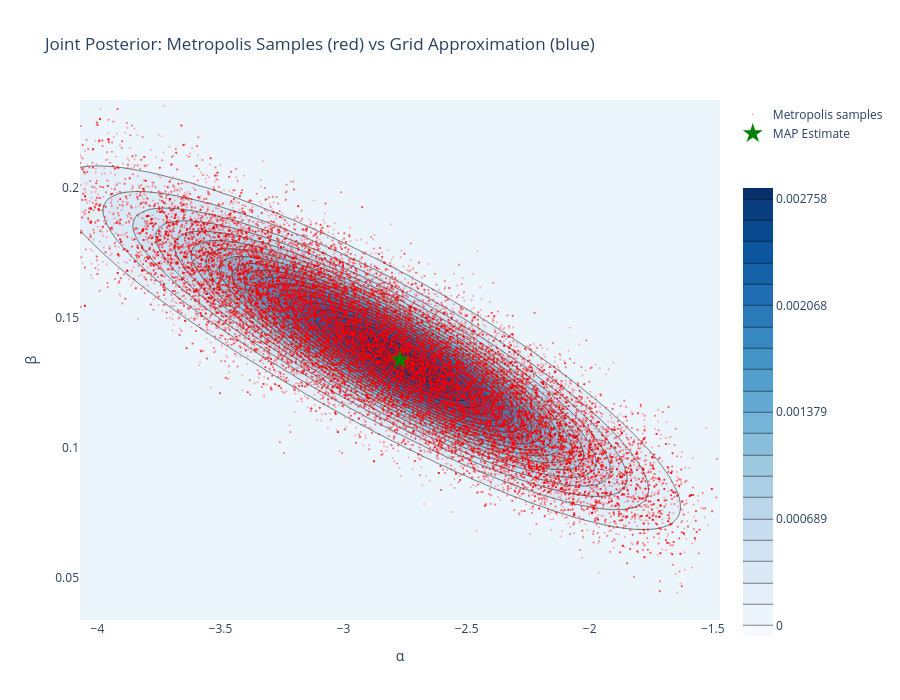

The notebook cell saved with this chart:
### Code cell
fig = go.Figure()

# 1. Grid-based posterior (contour)
fig.add_trace(go.Contour(
    z=normalized_posterior, 
    x=alpha_range, 
    y=beta_range,
    colorscale='Blues',
    name='Grid Posterior',
    showscale=True,
    contours=dict(
        start=0,
        end=normalized_posterior.max(),
        size=normalized_posterior.max()/20
    ),
    colorbar=dict(len = 0.9,y=0.4)
))

# 2. Metropolis samples (scatter with low opacity)
fig.add_trace(go.Scatter(
    x=samples_burned[:, 0], 
    y=samples_burned[:, 1], 
    mode='markers',
    marker=dict(color='red', size=2, opacity=0.3),
    name='Metropolis samples'
))

# 3. MAP estimate for reference
fig.add_trace(go.Scatter(
    x=[alpha_MAP], 
    y=[beta_MAP], 
    mode='markers', 
    marker=dict(color='green', size=15, symbol='star'),
    name='MAP Estimate'
))

fig.update_layout(
    title="Joint Posterior: Metropolis Samples (red) vs Grid Approximation (blue)",
    xaxis_title='α',
    yaxis_title='β',
    width=900, 
    height=700,
    showlegend=True,
    xaxis_range=[alpha_MAP - 1.3, alpha_MAP + 1.3],
    yaxis_range=[beta_MAP - 0.1, beta_MAP + 0.1]
)

fig.show()

### Figure 1 — Plotly figure (JSON) as saved in the notebook; plotly's stock layout.template omitted (floating-point values rounded to 4 significant figures; data arrays with more than 128 entries replaced by an {"elided": "..."} marker saying what was removed)
{"data": [{"colorbar": {"len": 0.9, "y": 0.4}, "colorscale": [[0, "rgb(247,251,255)"], [0.125, "rgb(222,235,247)"], [0.25, "rgb(198,219,239)"], [0.375, "rgb(158,202,225)"], [0.5, "rgb(107,174,214)"], [0.625, "rgb(66,146,198)"], [0.75, "rgb(33,113,181)"], [0.875, "rgb(8,81,156)"], [1, "rgb(8,48,107)"]], "contours": {"end": 0.002758, "size": 0.0001379, "start": 0}, "name": "Grid Posterior", "showscale": true, "type": "contour", "x": {"elided": "200 float values"}, "y": {"elided": "200 float values"}, "z": {"elided": "200x200 float values"}}, {"marker": {"color": "red", "opacity": 0.3, "size": 2}, "mode": "markers", "name": "Metropolis samples", "type": "scatter", "x": {"elided": "49000 float values"}, "y": {"elided": "49000 float values"}}, {"marker": {"color": "green", "size": 15, "symbol": "star"}, "mode": "markers", "name": "MAP Estimate", "type": "scatter", "x": [-2.771], "y": [0.1338]}], "layout": {"height": 700, "showlegend": true, "title": {"text": "Joint Posterior: Metropolis Samples (red) vs Grid Approximation (blue)"}, "width": 900, "xaxis": {"range": [-4.071, -1.471], "title": {"text": "α"}}, "yaxis": {"range": [0.03385, 0.2338], "title": {"text": "β"}}}}
